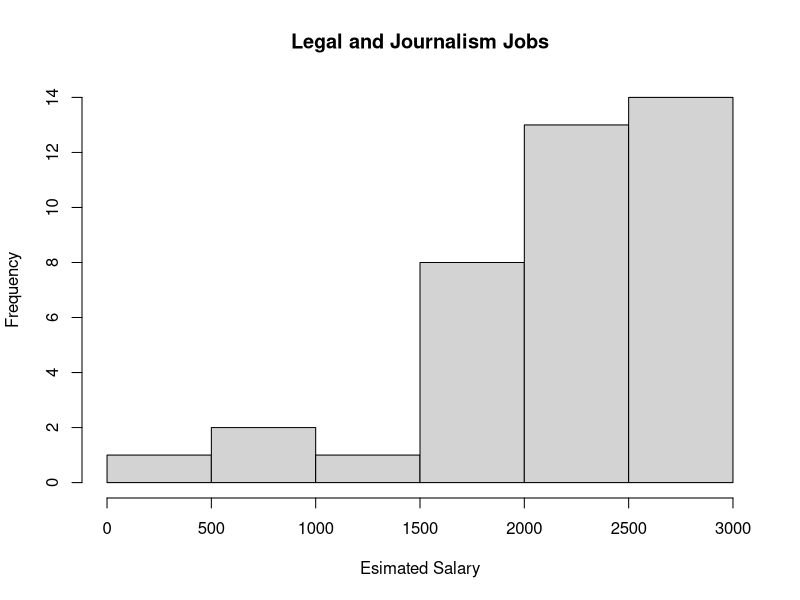

Source code (R):
# Download the "FreshGradJobsDec2020.csv" into your working directory

# Read the data set into a data frame called jobs

jobs<-read.csv("./dataset-from-help/FreshGradJobsDec2020.csv", header = TRUE, sep =',' )
str(jobs)
summary(jobs)
jobs$Specialization <- as.factor(jobs$Specialization)
str(jobs)


#only keep legal and journalism jobs
lawjobs <- subset(jobs, Specialization %in% c("Legal", "Journalism"))

hist(lawjobs$Estimated.Salary, main="Legal and Journalism Jobs", xlab="Esimated Salary")